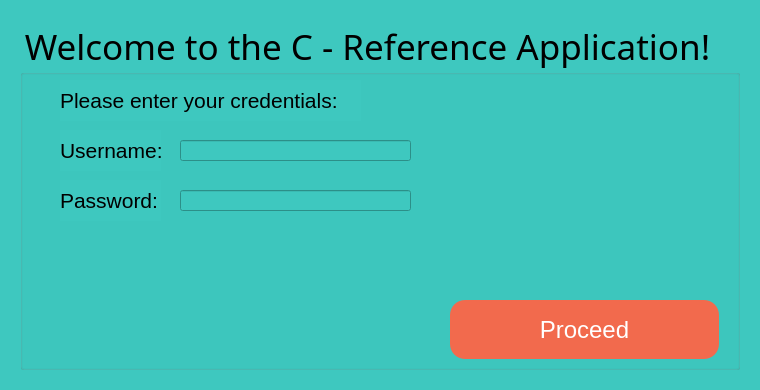
<?xml version="1.0" encoding="UTF-8"?>
<ui version="4.0">
 <class>LoginPage</class>
 <widget class="QDialog" name="LoginPage">
  <property name="geometry">
   <rect>
    <x>0</x>
    <y>0</y>
    <width>747</width>
    <height>390</height>
   </rect>
  </property>
  <property name="windowTitle">
   <string>Dialog</string>
  </property>
  <property name="styleSheet">
   <string notr="true">background-color: rgb(62, 200, 191)</string>
  </property>
  <layout class="QGridLayout" name="gridLayout">
   <item row="0" column="0">
    <widget class="QWidget" name="widget" native="true">
     <property name="sizePolicy">
      <sizepolicy hsizetype="Preferred" vsizetype="Preferred">
       <horstretch>0</horstretch>
       <verstretch>0</verstretch>
      </sizepolicy>
     </property>
     <property name="maximumSize">
      <size>
       <width>747</width>
       <height>390</height>
      </size>
     </property>
     <layout class="QVBoxLayout" name="verticalLayout">
      <item>
       <widget class="QGroupBox" name="groupBox">
        <property name="font">
         <font>
          <family>Rockwell</family>
          <pointsize>26</pointsize>
         </font>
        </property>
        <property name="title">
         <string>Welcome to the C - Reference Application!</string>
        </property>
        <widget class="QLabel" name="label">
         <property name="geometry">
          <rect>
           <x>40</x>
           <y>60</y>
           <width>301</width>
           <height>41</height>
          </rect>
         </property>
         <property name="font">
          <font>
           <pointsize>16</pointsize>
          </font>
         </property>
         <property name="text">
          <string>Please enter your credentials:</string>
         </property>
        </widget>
        <widget class="QLabel" name="label_2">
         <property name="geometry">
          <rect>
           <x>40</x>
           <y>110</y>
           <width>101</width>
           <height>41</height>
          </rect>
         </property>
         <property name="font">
          <font>
           <pointsize>16</pointsize>
          </font>
         </property>
         <property name="text">
          <string>Username:</string>
         </property>
        </widget>
        <widget class="QLabel" name="label_3">
         <property name="geometry">
          <rect>
           <x>40</x>
           <y>160</y>
           <width>101</width>
           <height>41</height>
          </rect>
         </property>
         <property name="font">
          <font>
           <pointsize>16</pointsize>
          </font>
         </property>
         <property name="text">
          <string>Password:</string>
         </property>
        </widget>
        <widget class="QLineEdit" name="lineEdit_username">
         <property name="geometry">
          <rect>
           <x>160</x>
           <y>120</y>
           <width>231</width>
           <height>21</height>
          </rect>
         </property>
        </widget>
        <widget class="QLineEdit" name="lineEdit_password">
         <property name="geometry">
          <rect>
           <x>160</x>
           <y>170</y>
           <width>231</width>
           <height>21</height>
          </rect>
         </property>
        </widget>
        <widget class="QPushButton" name="ProceedToDashboard">
         <property name="geometry">
          <rect>
           <x>430</x>
           <y>280</y>
           <width>269</width>
           <height>59</height>
          </rect>
         </property>
         <property name="font">
          <font>
           <pointsize>-1</pointsize>
           <underline>false</underline>
           <strikeout>false</strikeout>
          </font>
         </property>
         <property name="styleSheet">
          <string notr="true">padding: 15px 25px;
font-size: 24px;
text-align: center;
text-decoration: none;
outline: none;
color: #fff;
background-color: #F26A4D;
border: none;
border-radius: 15px;</string>
         </property>
         <property name="text">
          <string>Proceed</string>
         </property>
        </widget>
       </widget>
      </item>
     </layout>
    </widget>
   </item>
  </layout>
 </widget>
 <resources/>
 <connections/>
</ui>
